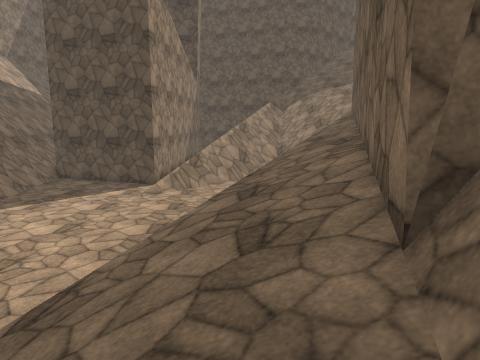
view 1 (above)

16 first-person views from a walk through a Unity game level. The camera is 1.5 m above the floor, tilts 10° down and sees 75° across. The floor is counted in squares, 1 m on a side. Each view is taken from the middle of a square. On the plan, view 1 faces up. The plan holds only what a view shows up to about 15 squares ahead; the rest is blank. The place goes on beyond the plan. Surface patterns are stand-ins for the level's own textures.

view 2
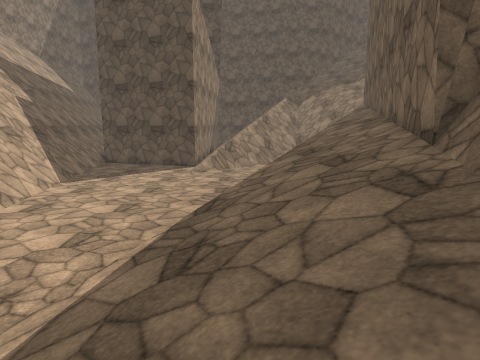

view 3
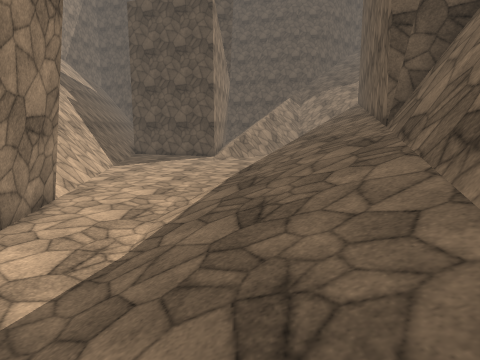

view 4
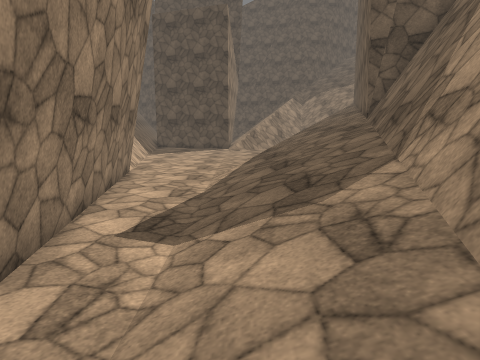

view 5
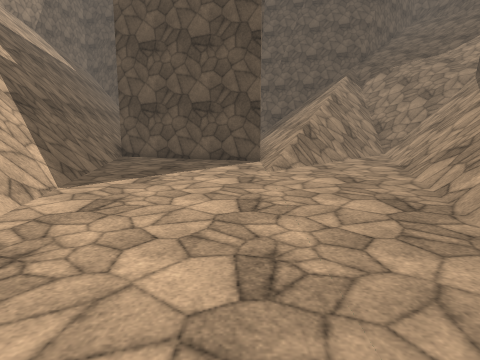

view 6
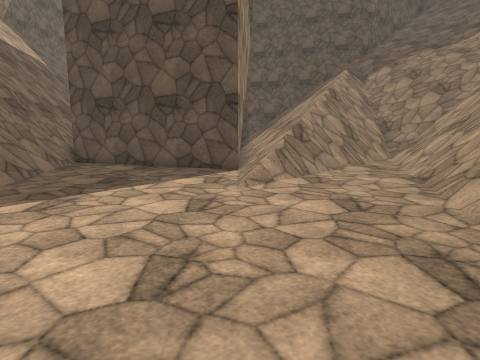

view 7
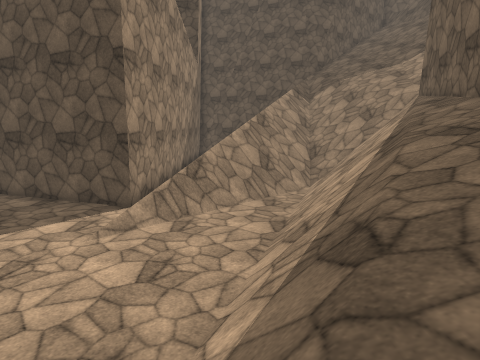

view 8
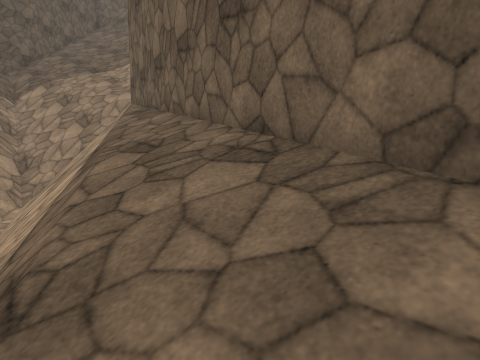

view 9
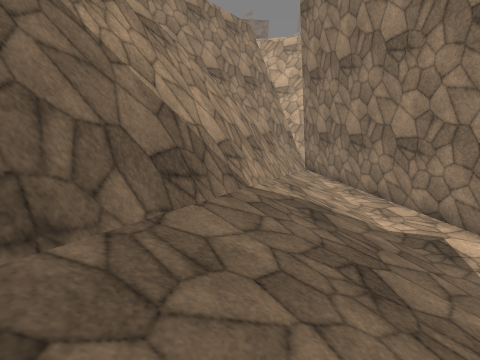

view 10
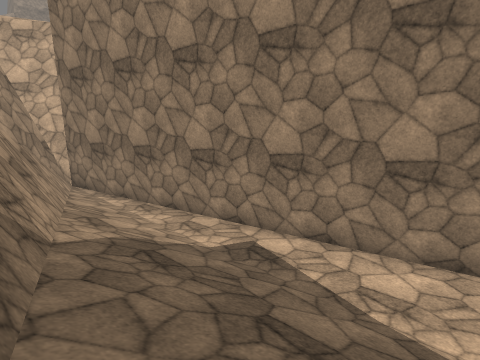

view 11
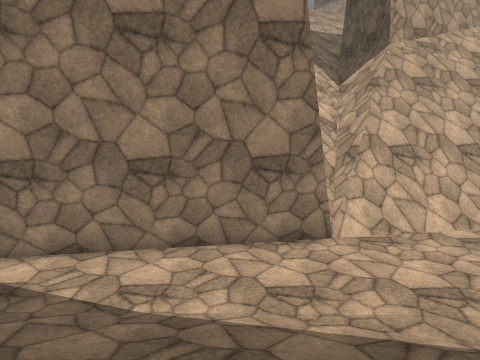

view 12
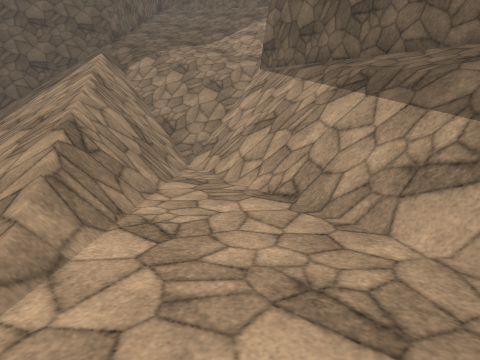

view 13
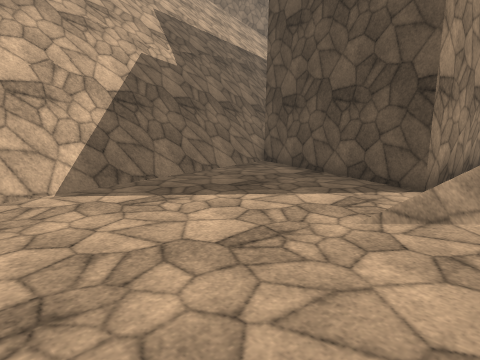

view 14
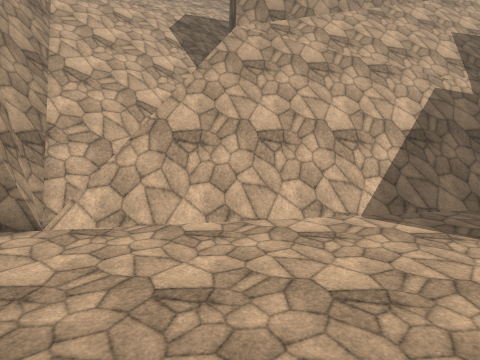

view 15
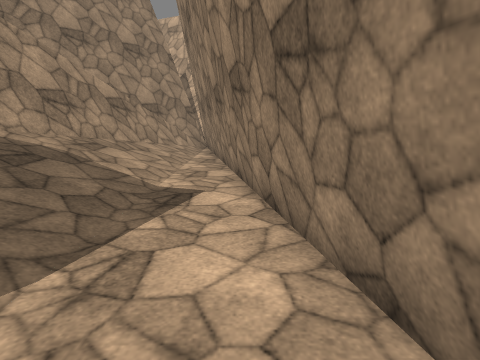

view 16
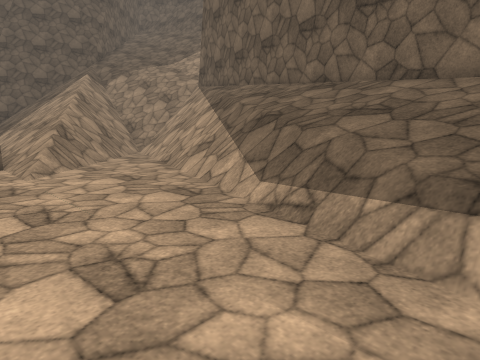

### Floor plan
Key: @ floor where view 1 was taken; # wall or solid block; . main floor; : floor 0.25 m higher than the main floor; + floor 0.5 m higher than the main floor; * floor 1.75 m higher than the main floor; / step, stairs or slope; = window, fence, low wall or low ledge.
Columns run from 13 left of view 1 to 8 right of it. Each row starts with its distance up from view 1.
 23         # ////////// #
 22 #       #////////////#
 21 ###     #///////////##
 20 ######  #/////./////#
 19 #=...####////../////#
 18 #=......////../////##
 17 #=......///.../////#
 16 #=......//..../////#
 15 ###...../..../////##
 14 ##=........../////#
 13 ##=........../////#
 12  #=........./////##
 11  #=........./////#
 10  ## ......../////#
  9  ###......./////##
  8   #=......./////#
  7   #=......//////#
  6   #=....:./////##
  5   *=:::::://///#
  4  ##=#:::://////#
  3   =##:::://///##
  2    ###::://///=#
  1     ##::://///=#
  0      #:::////@##
 -1      #:::////=##
 -2      #:::////=#
 -3      ##::////##
 -4      ##::///=##
 -5       #::///=#
 -6       #::///##
 -7       #:://=##
 -8       ##://=#
 -9       ##://##
-10       ##+/=##
-11        #+/=#
-12        #+/##
-13        # /##
-14        ##=#

Where each view was taken, in squares from view 1:
view 1: 0 up, 0 right, facing up
view 2: 3 down, 2 left, facing up
view 3: 7 down, 3 left, facing up
view 4: 11 down, 4 left, facing up
view 5: 4 up, 6 left, facing up
view 6: 7 up, 5 left, facing up
view 7: 7 up, 1 left, facing up
view 8: 7 up, 0 right, facing up-right
view 9: 2 up, 1 left, facing down
view 10: 0 up, 0 right, facing down-left
view 11: 0 up, 0 right, facing left
view 12: 12 up, 5 left, facing up-right
view 13: 10 up, 3 left, facing up-left
view 14: 8 up, 1 left, facing left
view 15: 1 up, 7 left, facing down
view 16: 4 up, 7 left, facing up-right
